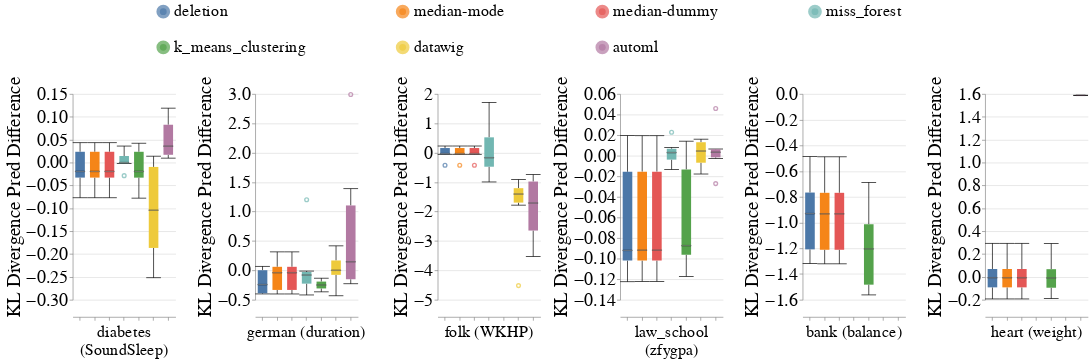

Notebook code cell kept with this figure:
### Code cell
# Numerical
dataset_to_column_name = {
    DIABETES_DATASET: 'SoundSleep',
    GERMAN_CREDIT_DATASET: 'duration',
    ACS_INCOME_DATASET: 'WKHP',
    LAW_SCHOOL_DATASET: 'zfygpa',
    BANK_MARKETING_DATASET: 'balance',
    CARDIOVASCULAR_DISEASE_DATASET: 'weight',
}
create_box_plots_for_diff_imputers_and_datasets(train_injection_scenario='MNAR3',
                                                test_injection_scenario='MNAR3',
                                                metric_name='kl_divergence_pred',
                                                dataset_to_column_name=dataset_to_column_name,
                                                dataset_to_group=DATASETS_SENSITIVE_ATTRS,
                                                db_client=db_client)

### Figure 1 — Vega-Lite specification as saved in the notebook (floating-point values rounded to 4 significant figures; data arrays with more than 128 entries replaced by an {"elided": "..."} marker saying what was removed)
{"config": {"view": {"continuousWidth": 400, "continuousHeight": 300, "stroke": null}, "axis": {"labelFontSize": 26, "labelFontWeight": "normal", "titleFontSize": 28, "titleFontWeight": "normal"}, "facet": {"spacing": 15}, "header": {"labelFontSize": 24, "labelOrient": "bottom", "labelPadding": 5, "titleFontSize": 28}, "legend": {"columns": 4, "direction": "horizontal", "labelFontSize": 24, "labelLimit": 400, "orient": "top", "symbolOffset": 120, "symbolStrokeWidth": 10, "titleAnchor": "middle", "titleFontSize": 26, "titleLimit": 300}, "title": {"fontSize": 28}}, "data": {"name": "data-a29246ceb7c8781627519c845fd250ba"}, "mark": {"type": "boxplot", "median": {"stroke": "black", "strokeWidth": 0.7}, "ticks": true}, "encoding": {"color": {"field": "Null_Imputer_Name", "sort": ["deletion", "median-mode", "median-dummy", "miss_forest", "k_means_clustering", "datawig", "automl"], "title": null, "type": "nominal"}, "column": {"field": "Dataset_Name_With_Column", "sort": {"field": "Dataset_Sequence_Number", "order": "ascending"}, "title": null, "type": "nominal"}, "x": {"axis": {"labels": false}, "field": "Null_Imputer_Name", "sort": ["deletion", "median-mode", "median-dummy", "miss_forest", "k_means_clustering", "datawig", "automl"], "title": null, "type": "nominal"}, "y": {"field": "Kl_Divergence_Pred_Difference", "scale": {"zero": true}, "title": "KL Divergence Pred Difference", "type": "quantitative"}}, "resolve": {"scale": {"y": "independent"}}, "width": 150, "$schema": "https://vega.github.io/schema/vega-lite/v4.17.0.json", "datasets": {"data-a29246ceb7c8781627519c845fd250ba": {"elided": "252 records"}}}
